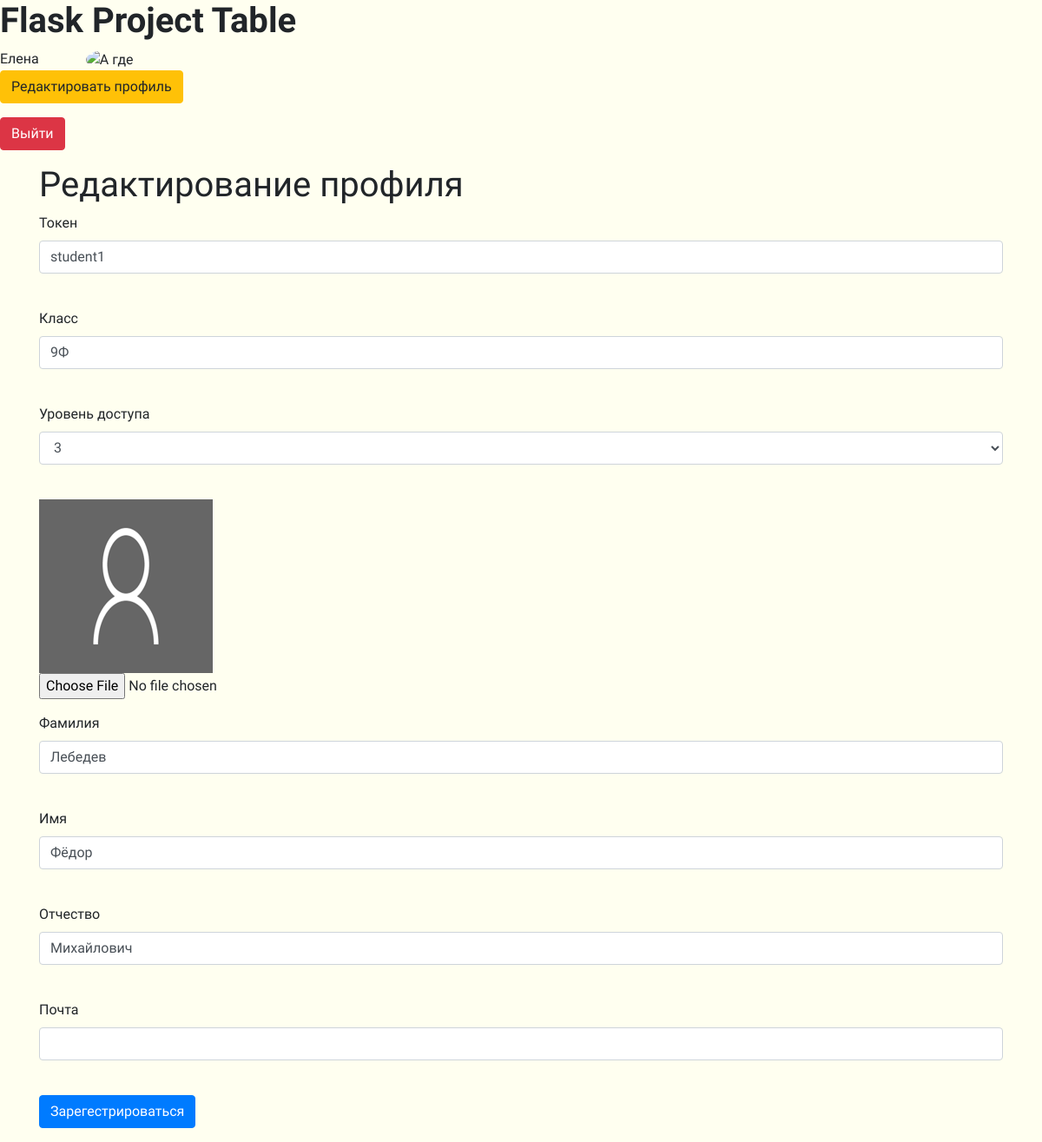
/user_edit/2 (signed in), run on the app's committed database.
### tables this page shows
CREATE TABLE "users"
(
	id INTEGER not null
		primary key,
	name VARCHAR,
	surname VARCHAR,
	patronymic VARCHAR,
	grade VARCHAR,
	email VARCHAR,
	hashed_password VARCHAR,
	modified_date DATETIME,
	access_level INTEGER,
	token VARCHAR
		unique,
	image VARCHAR default 'static/img/default.png'
);

### app.py (the view, shortened to what this page needs)
@app.route('/user_edit/<int:id>', methods=['GET', 'POST'])
@login_required
def user_edit(id):
    form = RegisterForm()
    level = 0
    if request.method == "GET":
        db_sess = db_session.create_session()
        if current_user.id == 1:
            user = db_sess.query(User).filter(User.id == id).first()
            form.access_level.choices = [(3, 3), (2, 2), (1, 1)]
            form.access_level.data = user.access_level
            level = 1 if user.id != 1 else 0
            form.password.validators = []
            form.password_again.validators = []
        else:
            user = db_sess.query(User).filter(User.id == current_user.id).first()
            form.access_level.choices = [user.access_level]
            level = 0
        if user:
            form.name.data = user.name
            form.surname.data = user.surname
            form.patronymic.data = user.patronymic
            form.grade.data = user.grade
            form.email.data = user.email
            form.token.data = user.token
        else:
            abort(404)
        image_path = user.image
    return render_template('register.html', title='Редактирование профиля', form=form,
                           level=level,
                           image_path=image_path)

### forms/register.py
class RegisterForm(FlaskForm):
    token = StringField('Токен', validators=[DataRequired()])
    grade = StringField('Класс')
    access_level = SelectField('Уровень доступа', choices=[(3, 3), (2, 2), (1, 1)])
    surname = StringField('Фамилия')
    name = StringField('Имя')
    patronymic = StringField('Отчество')
    email = EmailField('Почта', validators=[DataRequired()])
    password = PasswordField('Пароль', validators=[DataRequired()])
    password_again = PasswordField('Повторите пароль', validators=[DataRequired()])
    submit = SubmitField('Зарегестрироваться')

### app.py (called while the page is built)
@login_manager.user_loader
def load_user(user_id):
    db_sess = db_session.create_session()
    return db_sess.query(User).get(user_id)

### data/sqlalchemy/db_session.py (called while the page is built)
def create_session() -> Session:
    global __factory
    return __factory()

### templates/register.html (shortened to what this page needs)
{% extends "base.html" %}
{% block content %}
    <h1>{{ title }}</h1>
    <form action="" enctype=multipart/form-data method="post">
        <p>
            {{ form.token.label }}
            {% if level == 1 %}
                <br>{{ form.token(class="form-control", type="token") }}<br>
            {% else %}
                <br>{{ form.token(class="form-control", type="token", readonly="readonly") }}<br>
            {% endif %}
        <p>
            {{ form.grade.label }}
            {% if level == 1 %}
                <br>{{ form.grade(class="form-control", type="grade") }}<br>
            {% else %}
                <br>{{ form.grade(class="form-control", type="grade", readonly="readonly") }}<br>
            {% endif %}
        <p>
            {{ form.access_level.label }}<br>
            {{ form.access_level(class="form-control", type="access_level") }}<br>
        <p>
            <img src="{{ image_path }}" alt="А где">
            <input type=file class="form-control-file"
                   accept="image/png, image/jpg, image/jpeg" name=file value=Upload>
        <p>
            {{ form.surname.label }}<br>
            {{ form.surname(class="form-control", type="surname") }}<br>
        <p>
            {{ form.name.label }}<br>
            {{ form.name(class="form-control", type="name") }}<br>
        <p>
            {{ form.patronymic.label }}<br>
            {{ form.patronymic(class="form-control", type="patronymic") }}<br>
        <p>
            {{ form.email.label }}<br>
            {{ form.email(class="form-control", type="email") }}<br>
        <p>{{ form.submit(type="submit", class="btn btn-primary") }}</p>
    </form>
{% endblock %}

### templates/base.html (shortened to what this page needs)
<!DOCTYPE html>
<html lang="en">
<head>
    <link rel="stylesheet"
          href="https://stackpath.bootstrapcdn.com/bootstrap/4.4.1/css/bootstrap.min.css"
>
    <link rel="stylesheet" type="text/css"
          href="{{ url_for('static', filename='css/style.css') }}"/>
</head>
<body>
<h1 class="textFont SuperBold">Flask Project Table</h1>
<nav>
    {% if current_user.is_authenticated %}
        <div class="textFont">{{ current_user.name }}
            <img class="userImg" style="margin-left: 50px;" src="{{ current_user.image }}"
                 alt="А где" width=50 height=50>
            <p>
                <a class="btn btn-warning" href="/user_edit/{{ current_user.id }}">Редактировать
                    профиль</a>
            </p>
            <p>
                <a class="btn btn-danger" href="/logout">Выйти</a>
            </p>
        </div>
    {% else %}
        <p>
            <a class="btn btn-success" href="/token">Войти</a>
        </p>
    {% endif %}
</nav>
<main role="main" class="container">
    {% block content %}{% endblock %}
</main>
</body>
</html>

### static/css/style.css (style rules this page uses)
body { background-color: #fffff0; }
.userImg { border-radius:50%; }
* { font-family: 'Comfortaa', cursive; }
.textFont { font-family: 'Comfortaa', cursive; }
.textFont.SuperBold { font-weight: 900; }
.btn { font-family: 'Comfortaa', cursive; }

### data on the page
users: name "Елена"
users: token "student1", grade "9Ф", access_level "3", image (placeholder picture), surname "Лебедев", name "Фёдор", patronymic "Михайлович"

### other printed values
{{ title }} "Редактирование профиля"
